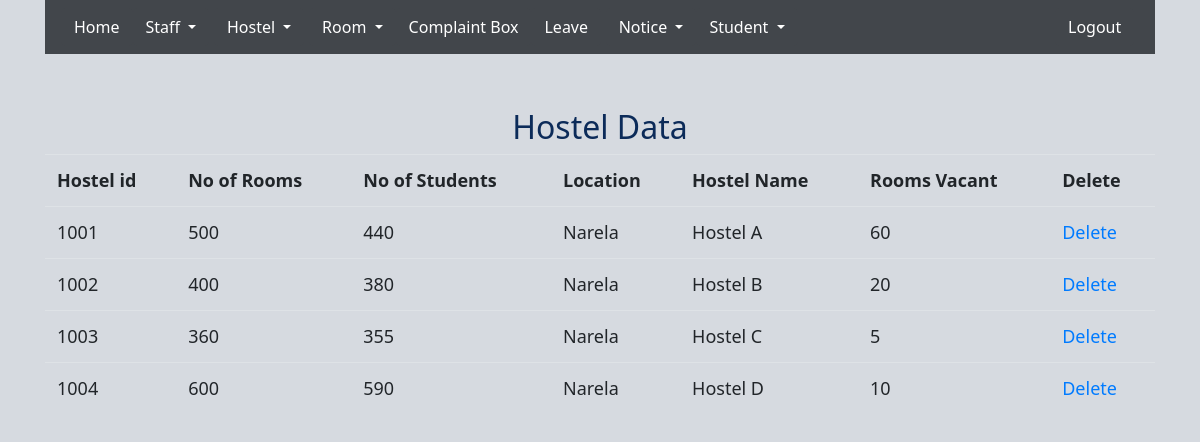
The app's page /hostel_view.php with its own data.
### tables this page shows
CREATE TABLE `hostel` (
  `hostel_id` varchar(10) NOT NULL,
  `no_of_rooms` int(11) NOT NULL,
  `no_of_students` int(11) NOT NULL,
  `location` varchar(100) NOT NULL,
  `hostel_name` varchar(30) NOT NULL,
  `rooms_vacant` int(11) NOT NULL,
  `view` int(11) NOT NULL DEFAULT '1'
);

### hostel_view.php (the view, shortened to what this page needs)
<!DOCTYPE html>
<html>
<head>
		<link href="css/bootstrap-4.4.1.css" rel="stylesheet" type="text/css">
<link href="css/style.css" rel="stylesheet" type="text/css">
</head>
<body>
<div class="container">
  <nav class="navbar navbar-expand-lg navbar-light bg-light">
    <div class="collapse navbar-collapse" id="navbarSupportedContent1">
      <ul class="navbar-nav mr-auto">
        <li><button type="button" class="btn btn-primary" onclick="window.location.href='admin_login.php'" >Home</button></li>
        <li><div class="btn-group">
  <button type="button" class="btn btn-primary dropdown-toggle" data-toggle="dropdown" aria-haspopup="true" aria-expanded="false">
    Staff
  </button>
</div>
</li>
        <li class="nav-item">&nbsp;</li>
      <li><div class="btn-group">
  <button type="button" class="btn btn-primary dropdown-toggle" data-toggle="dropdown" aria-haspopup="true" aria-expanded="false">
    Hostel
  </button>
</div>
</li>
        <li class="nav-item">&nbsp;</li>
      <li><div class="btn-group">
  <button type="button" class="btn btn-primary dropdown-toggle" data-toggle="dropdown" aria-haspopup="true" aria-expanded="false">
    Room
  </button>
</div>
</li>
        <li><button type="button" class="btn btn-primary" onclick="window.location.href='complaint_view.php'" >Complaint Box</button></li>
        <li><button type="button" class="btn btn-primary" onclick="window.location.href='leave_view.php'" > Leave </button></li>
        <li class="nav-item">&nbsp;</li>
      <li><div class="btn-group">
  <button type="button" class="btn btn-primary dropdown-toggle" data-toggle="dropdown" aria-haspopup="true" aria-expanded="false">
    Notice
  </button>
</div>
</li>
<li><div class="btn-group">
  <button type="button" class="btn btn-primary dropdown-toggle" data-toggle="dropdown" aria-haspopup="true" aria-expanded="false">
    Student
  </button>
</div>
</li>
<li class="nav-item"></li>
<li><button type="button" class="btn btn-primary" onclick="window.location.href='logout.php'" >Logout</button></li>
     </ul>
    </div>
  </nav>
<br><br>
	<caption><h2>Hostel Data</h2></caption>
	<table class="table table-hover">
		<tr>
			<th>Hostel id</th>
			<th>No of Rooms</th>
			<th>No of Students</th>
			<th>Location</th>
			<th>Hostel Name</th>
			<th>Rooms Vacant</th>
			<th>Delete</th>
		</tr>
<?php
$ViewQuery="SELECT * FROM hostel
            WHERE view = 1" ;
$Execute=mysql_query($ViewQuery);
while($DataRows=mysql_fetch_array($Execute)){
	$Hostel_id=$DataRows['hostel_id'];
	$No_of_Rooms=$DataRows['no_of_rooms'];
	$No_of_Students=$DataRows['no_of_students'];
	$Location=$DataRows['location'];
	$Hostel_Name=$DataRows['hostel_name'];
	$Rooms_Vacant=$DataRows['rooms_vacant'];
 ?>
 <tr>
<td><?php echo $Hostel_id ;?></td>
<td><?php echo $No_of_Rooms; ?></td>
<td><?php echo $No_of_Students; ?></td>
<td><?php echo $Location; ?></td>
<td><?php echo $Hostel_Name; ?></td>
<td><?php echo $Rooms_Vacant; ?></td>
<td><a href="Hostel_Delete.php?Delete=<?php echo $Hostel_id; ?>"> Delete</a></td>
</tr>
<?php } ?>
	</table>
</body>
</html>

### css/style.css (style rules this page uses)
.container { background-color: #D6DAE0; color: #0C2B59; font-family: Segoe, "Segoe UI", "DejaVu Sans", "Trebuchet MS", Verdana, sans-serif; }
.container .navbar.navbar-expand-lg.navbar-light.bg-light #navbarSupportedContent1 { background-color: #42464B; }
body { background-color: #D6DAE0; font-size: large; text-align: left; }
.bg-light { background-color: #42464B !important; }
.btn-primary { color: #fff; background-color: #42464B; border-color: #42464B; }

### hostel_view.php (style rules this page uses)
h2 { text-align: center; }

### records on screen
hostel: hostel_id "1001", no_of_rooms "500", no_of_students "440", location "Narela", hostel_name "Hostel A", rooms_vacant "60"
hostel: hostel_id "1002", no_of_rooms "400", no_of_students "380", location "Narela", hostel_name "Hostel B", rooms_vacant "20"
hostel: hostel_id "1003", no_of_rooms "360", no_of_students "355", location "Narela", hostel_name "Hostel C", rooms_vacant "5"
hostel: hostel_id "1004", no_of_rooms "600", no_of_students "590", location "Narela", hostel_name "Hostel D", rooms_vacant "10"
